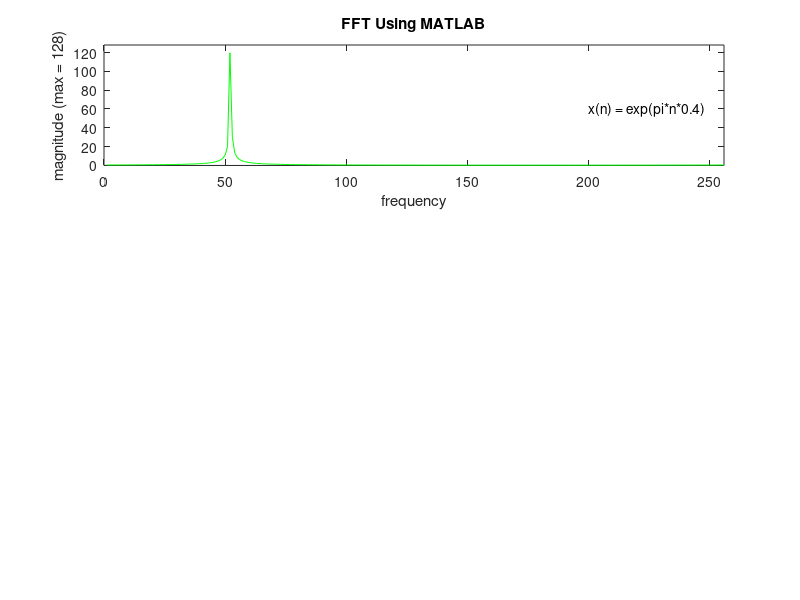

The MATLAB source for this figure: (Note: this script raises an error after producing the figure.)

clc;
XMIN = 0;
XMAX = 256 ;
YMIN = 0;
YMAX = 128;
k = 0.4;
n = [0:255];
r = 128*cos(pi*n*k);    % Tallies with the c code input_generator.c.
i = 128*sin(pi*n*k);
x1 = r + j*i;
X1 = abs(fft(x1,256));
subplot(3,1,1)
plot(X1/256,'g'),axis([XMIN XMAX YMIN YMAX]),title('FFT Using MATLAB'),xlabel('frequency'),ylabel('magnitude (max = 128)'),  text(200,60,'x(n) = exp(pi*n*0.4)');

x2r = numeric04(:,2);
x2i = numeric04(:,3);
X2 = sqrt(x2r.^2 + x2i.^2);
subplot(3,1,2)
plot(X2,'c'),axis([XMIN XMAX YMIN YMAX]),title('FFT Using C'), xlabel('frequency'),ylabel('magnitude (max = 128)');

a = k04(:,1);
for n=1:256
    x3r(n) = a(2*n-1,1);
    x3i(n) = a(2*n,1);
    X3(n) = sqrt(x3r(n)^2 + x3i(n)^2);
end
subplot(3,1,3)
plot(X3,'r'),axis([XMIN XMAX YMIN YMAX]),title('FFT Using the FFT Verilog Module'), xlabel('frequency'),ylabel('magnitude (max = 128)');